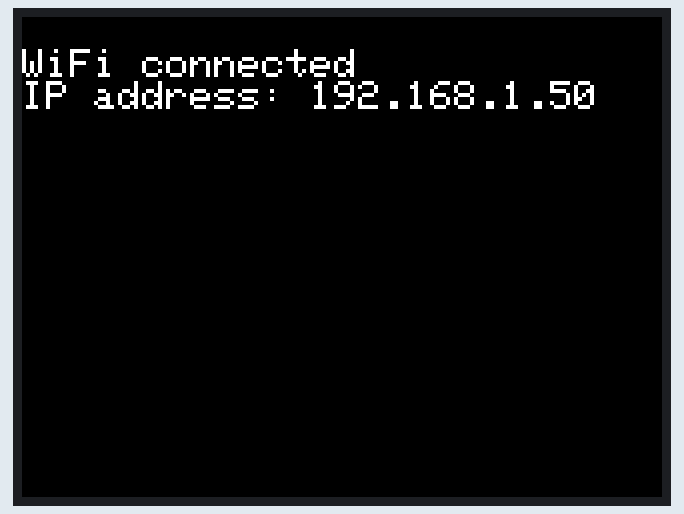
Bench run of a program on a simulated ESP32. Parts: 320×240 colour display. WiFi joins after 1.5 s; servers stay silent unless stated; not simulated (calls return 0 or success): env.h; what the program prints to the serial monitor is not drawn.

Above: at 1.7 s.

The program:

main.cpp
```cpp
#include <Arduino.h>
#include <M5Stack.h>
#include <WiFi.h>
#include <WiFiClient.h>
#include <WebServer.h>
#include <ESPmDNS.h>
#include "env.h"

const char* ssid = SSID;
const char* password = PASS;

void handleRoot();
WebServer httpServer(80);

void setup() {
  M5.begin();
  M5.Lcd.setTextSize(2);

  Serial.begin(115200);
  Serial.println();
  Serial.println("Booting Sketch...");
  WiFi.mode(WIFI_AP_STA);
  WiFi.begin(ssid, password);

  httpServer.on("/", handleRoot);
  httpServer.on("/", handleRoot);
  httpServer.begin();

  while (WiFi.waitForConnectResult() != WL_CONNECTED) {
    WiFi.begin(ssid, password);
    delay(500);
    M5.Lcd.print(".");
  }
  M5.Lcd.print("\r\nWiFi connected\r\nIP address: ");
  M5.Lcd.println(WiFi.localIP());
}


void loop() {
  httpServer.handleClient();
}

void handleRoot() {
  String index =
            "<!DOCTYPE html><html>\n"
            "<head>\n"
            "<title>Time Setting</title>\n"
            "</head>\n"
            "<body>\n"
            "1234"
            "</body>\n</html>\n";

  httpServer.send(200, "text/html", index);
}
```
